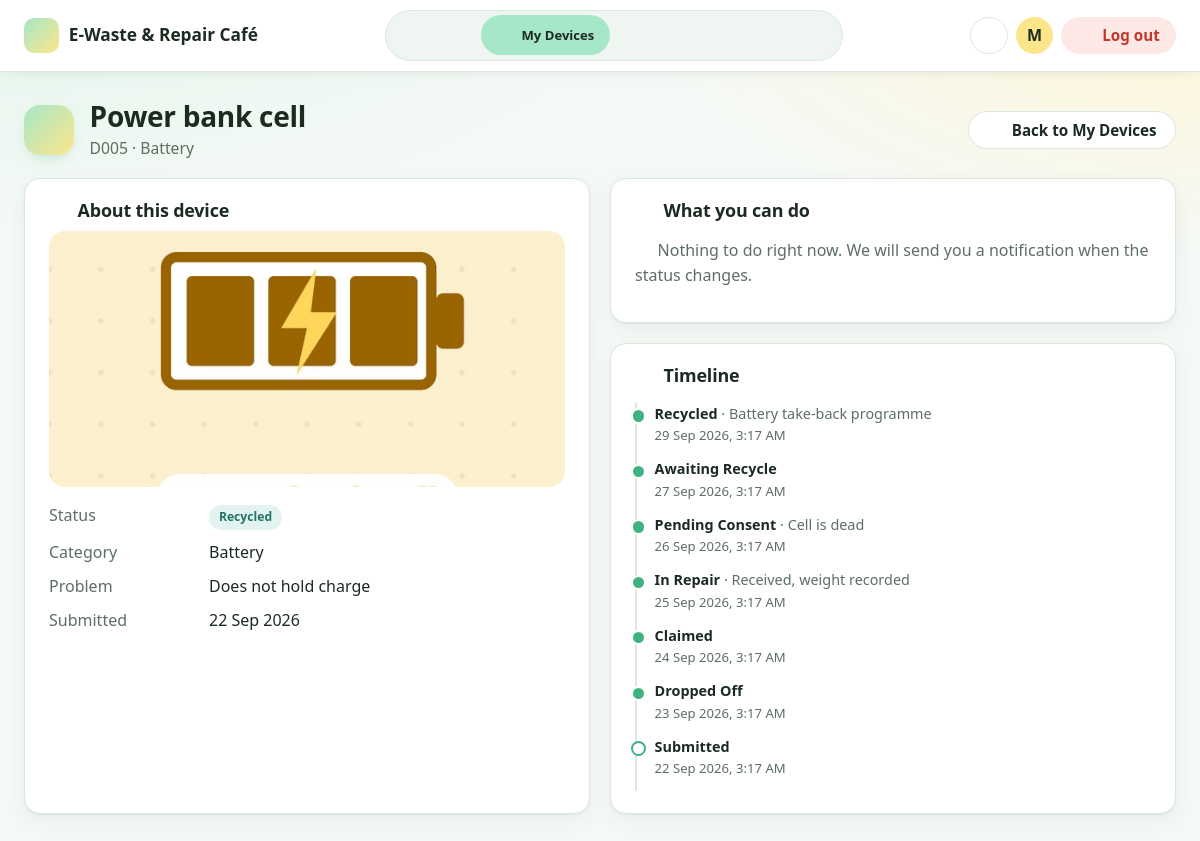
/student/device-details.php?id=D005 (signed in), run on an earlier commit of the app's database.
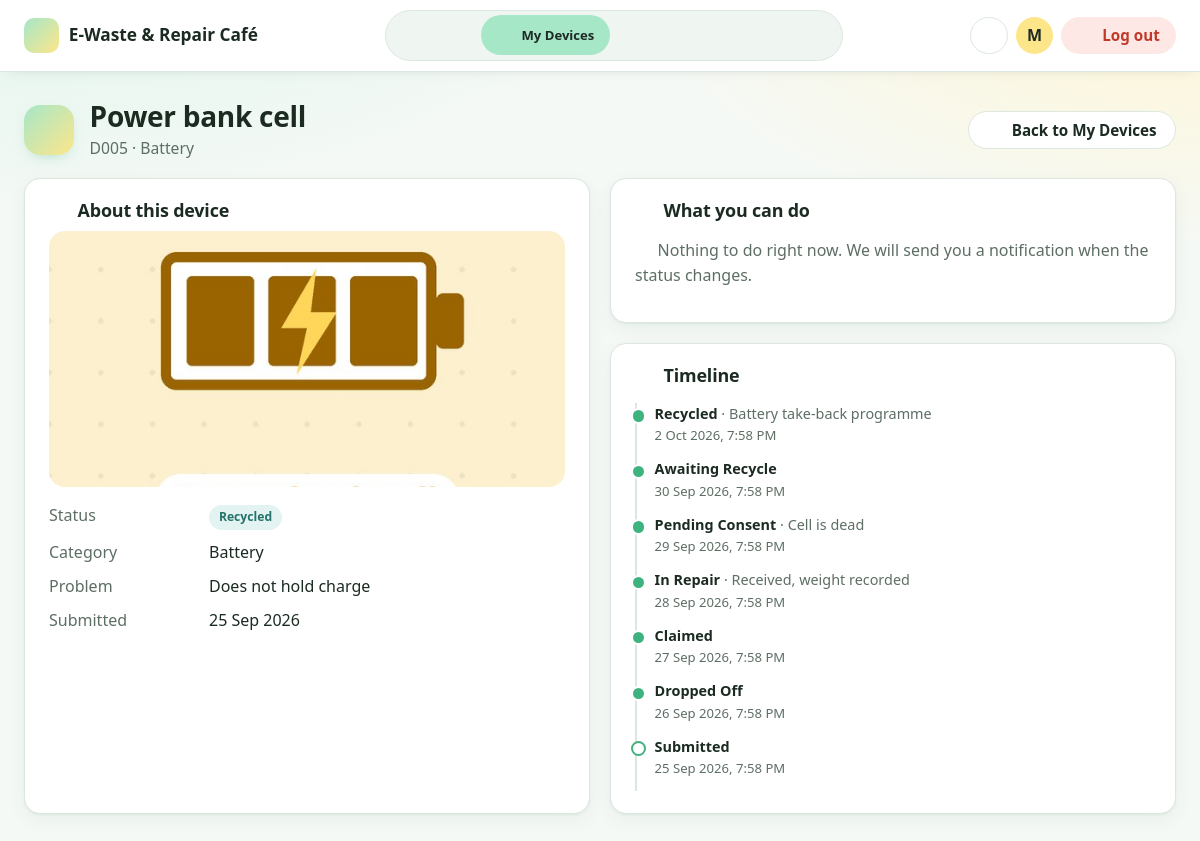
And on a later commit of the database.
### tables this page shows
CREATE TABLE `devices` (
  `deviceID` varchar(10) NOT NULL,
  `submitted_by` varchar(10) NOT NULL,
  `categoryID` varchar(10) NOT NULL,
  `claimed_by` varchar(10) DEFAULT NULL,
  `processed_by` varchar(10) DEFAULT NULL,
  `device_name` varchar(100) NOT NULL,
  `fault_description` varchar(255) NOT NULL,
  `photo_path` varchar(255) NOT NULL,
  `weight_kg` decimal(6,2) DEFAULT NULL,
  `status` enum('Submitted','Cancelled','Dropped Off','Claimed','In Repair','Ready for Collection','Completed','Pending Consent','Return Requested','Awaiting Recycle','Recycled','Returned Unrepaired','Collected Unrepaired','Disposed','Returned Unclaimed') NOT NULL DEFAULT 'Submitted',
  `disposal_method` enum('Certified e-waste recycler','Battery take-back programme','Metal recovery','Harvest parts for repair stock') DEFAULT NULL,
  `terms_accepted` tinyint(1) NOT NULL,
  `recycle_consent` tinyint(1) DEFAULT NULL,
  `submitted_at` datetime NOT NULL DEFAULT current_timestamp(),
  `status_changed_at` datetime NOT NULL DEFAULT current_timestamp()
);

CREATE TABLE `device_status_history` (
  `historyID` varchar(10) NOT NULL,
  `deviceID` varchar(10) NOT NULL,
  `changed_by` varchar(10) DEFAULT NULL,
  `new_status` enum('Submitted','Cancelled','Dropped Off','Claimed','In Repair','Ready for Collection','Completed','Pending Consent','Return Requested','Awaiting Recycle','Recycled','Returned Unrepaired','Collected Unrepaired','Disposed','Returned Unclaimed') NOT NULL,
  `remarks` varchar(255) DEFAULT NULL,
  `changed_at` datetime NOT NULL DEFAULT current_timestamp()
);

CREATE TABLE `categories` (
  `categoryID` varchar(10) NOT NULL,
  `category_name` varchar(50) NOT NULL,
  `multiplier` decimal(7,2) NOT NULL,
  `max_points` int(11) NOT NULL,
  `is_active` tinyint(1) NOT NULL DEFAULT 1
);

### includes/functions.php (called while the page is built, shortened)
<?php
require_once __DIR__ . '/icons.php';
function e($value)
{
    return htmlspecialchars((string) $value, ENT_QUOTES, 'UTF-8');
}
function nice_date($datetime, $withTime = false)
{
    return date($withTime ? 'j M Y, g:i A' : 'j M Y', strtotime($datetime));
}
function db_all($conn, $sql, $types = '', $params = [])
{
    $stmt = $conn->prepare($sql);
    if ($types !== '') $stmt->bind_param($types, ...$params);
    $stmt->execute();
    $result = $stmt->get_result();
    return $result->fetch_all(MYSQLI_ASSOC);
}
function db_one($conn, $sql, $types = '', $params = [])
{
    $rows = db_all($conn, $sql, $types, $params);
    return $rows[0] ?? null;
}

### student/device-details.php (the view, shortened to what the changed rows need)
<?php
require '../config/db.php';
require '../includes/functions.php';
$tp = $_SESSION['tp_number'];
$id = trim((string)($_GET['id'] ?? ''));
$sql = "SELECT d.*, c.category_name
        FROM devices d
        JOIN categories c ON d.categoryID = c.categoryID
        WHERE d.deviceID = ? AND d.submitted_by = ?";
$device = db_one($conn, $sql, 'ss', [$id, $tp]);
$history = db_all($conn,
    "SELECT new_status, remarks, changed_at
     FROM device_status_history WHERE deviceID = ?
     ORDER BY changed_at DESC, historyID DESC",
    's', [$id]);
$status = $device['status'];
$class = 'status-' . strtolower(str_replace(' ', '-', $status));
$photo = $device['photo_path'] ?? '';
require '../includes/student_top.php';
page_head('device', $device['device_name'], $id . ' · ' . $device['category_name'],
    '<a class="btn btn-outline" href="my-devices.php">' . icon('arrow-left') . ' Back to My Devices</a>');
?>
<div class="two-col">
    <section class="card">
        <h2 class="card-title"><?= icon('info') ?> About this device</h2>
        <?php if ($photo && preg_match('~^uploads/devices/[a-zA-Z0-9_.-]+$~', $photo)): ?>
            <img class="device-photo" src="../<?= e($photo) ?>" alt="Photo of <?= e($device['device_name']) ?>">
        <?php endif; ?>
        <dl class="info-list">
            <dt>Status</dt><dd><span class="badge <?= e($class) ?>"><?= e($status) ?></span></dd>
            <dt>Category</dt><dd><?= e($device['category_name']) ?></dd>
            <dt>Problem</dt><dd><?= e($device['fault_description']) ?></dd>
            <dt>Submitted</dt><dd><?= e(nice_date($device['submitted_at'])) ?></dd>
        </dl>
    </section>
    <div>
        <section class="card">
            <h2 class="card-title"><?= icon('clock') ?> What you can do</h2>
        </section>
        <section class="card">
            <h2 class="card-title"><?= icon('history') ?> Timeline</h2>
            <?php if (!$history): ?>
                <p class="muted">No history yet.</p>
            <?php else: ?>
                <ol class="timeline">
                <?php foreach ($history as $h): ?>
                    <li>
                        <strong><?= e($h['new_status']) ?></strong>
                        <?php if ($h['remarks']): ?><span class="muted"> · <?= e($h['remarks']) ?></span><?php endif; ?>
                        <small class="muted"><?= e(nice_date($h['changed_at'], true)) ?></small>
                    </li>
                <?php endforeach; ?>
                </ol>
            <?php endif; ?>
        </section>
    </div>
</div>
<?php require '../includes/bottom.php'; ?>

### includes/student_top.php (shortened to what the changed rows need)
<?php
function page_head($icon_name, $title, $desc = '', $actions = '')
{
    echo '<div class="page-head"><span class="page-icon">' . icon($icon_name) . '</span><div class="page-title">';
    echo '<h1>' . e($title) . '</h1>';
    if ($desc !== '') echo '<p class="page-desc">' . e($desc) . '</p>';
    echo '</div>';
    echo '</div>';
}
?>
<!DOCTYPE html>
<html lang="en">
<head>
    <link rel="stylesheet" href="../assets/css/style.css">
</head>
<body class="app student-app">
<main class="content student-content" id="main">

What changed in the data, as far as the page shows it:
changed devices "Power bank cell": submitted_at "22 Sep 2026" → "25 Sep 2026"
changed device_status_history "Recycled": changed_at "29 Sep 2026, 3:17 AM" → "2 Oct 2026, 7:58 PM"
changed device_status_history "Awaiting Recycle": changed_at "27 Sep 2026, 3:17 AM" → "30 Sep 2026, 7:58 PM"
changed device_status_history "Pending Consent": changed_at "26 Sep 2026, 3:17 AM" → "29 Sep 2026, 7:58 PM"
changed device_status_history "In Repair": changed_at "25 Sep 2026, 3:17 AM" → "28 Sep 2026, 7:58 PM"
changed device_status_history "Claimed": changed_at "24 Sep 2026, 3:17 AM" → "27 Sep 2026, 7:58 PM"
changed device_status_history "Dropped Off": changed_at "23 Sep 2026, 3:17 AM" → "26 Sep 2026, 7:58 PM"
changed device_status_history "Submitted": changed_at "22 Sep 2026, 3:17 AM" → "25 Sep 2026, 7:58 PM"
